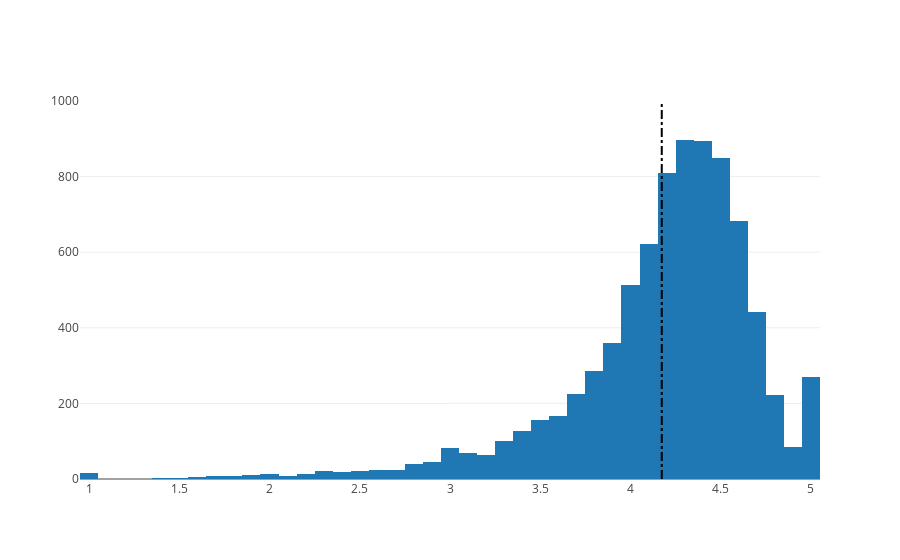

Notebook source saved alongside this figure:
### Markdown cell above
## 4. Distribution of app ratings
<p>After having witnessed the market share for each category of apps, let's see how all these apps perform on an average. App ratings (on a scale of 1 to 5) impact the discoverability, conversion of apps as well as the company's overall brand image. Ratings are a key performance indicator of an app.</p>
<p>From our research, we found that the average volume of ratings across all app categories is <code>4.17</code>. The histogram plot is skewed to the right indicating that the majority of the apps are highly rated with only a few exceptions in the low-rated apps.</p>

### Code cell
# Average rating of apps
avg_app_rating = apps['Rating'].mean()
print('Average app rating = ', avg_app_rating)

# Distribution of apps according to their ratings
data = [go.Histogram(
        x = apps['Rating']
)]

# Vertical dashed line to indicate the average app rating
layout = {'shapes': [{
              'type' :'line',
              'x0': avg_app_rating,
              'y0': 0,
              'x1': avg_app_rating,
              'y1': 1000,
              'line': { 'dash': 'dashdot'}
          }]
          }

plotly.offline.iplot({'data': data, 'layout': layout})

### Figure 1 — Plotly figure (JSON) as saved in the notebook; plotly's stock layout.template omitted (floating-point values rounded to 4 significant figures; data arrays with more than 128 entries replaced by an {"elided": "..."} marker saying what was removed)
{"data": [{"x": {"elided": "9659 float values"}, "type": "histogram", "uid": "d781409c-288f-4666-867d-cd41668cbe37"}], "layout": {"shapes": [{"line": {"dash": "dashdot"}, "type": "line", "x0": 4.173, "x1": 4.173, "y0": 0, "y1": 1000}]}}
